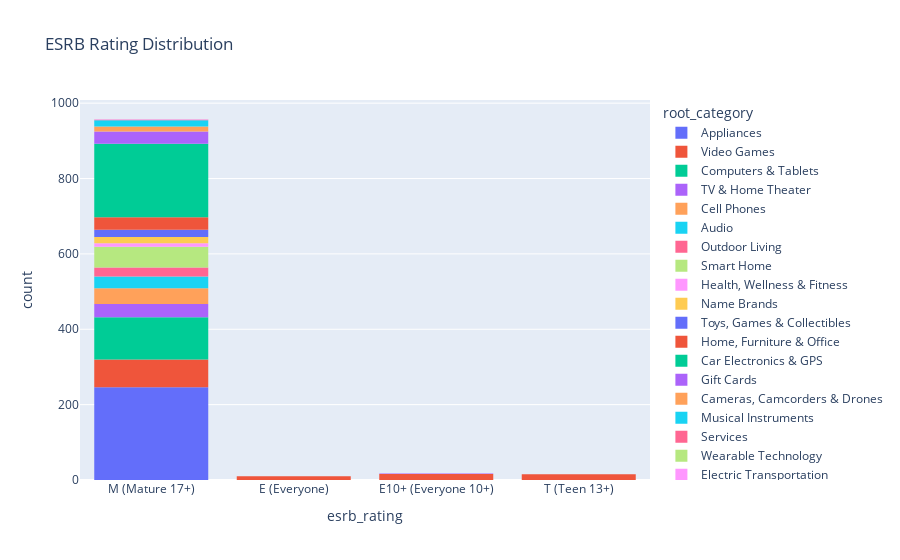

Source (notebook cell):
### Code cell
# Visualization of ESRB Rating Distribution
fig = px.histogram(df, x='esrb_rating', title='ESRB Rating Distribution',color='root_category')
fig.show()

### Figure 1 — Plotly figure (JSON) as saved in the notebook; plotly's stock layout.template omitted (floating-point values rounded to 4 significant figures; data arrays with more than 128 entries replaced by an {"elided": "..."} marker saying what was removed)
{"data": [{"bingroup": "x", "hovertemplate": "root_category=Appliances<br>esrb_rating=%{x}<br>count=%{y}<extra></extra>", "legendgroup": "Appliances", "marker": {"color": "#636efa", "pattern": {"shape": ""}}, "name": "Appliances", "orientation": "v", "showlegend": true, "type": "histogram", "x": {"elided": "246 str values"}, "xaxis": "x", "yaxis": "y"}, {"bingroup": "x", "hovertemplate": "root_category=Video Games<br>esrb_rating=%{x}<br>count=%{y}<extra></extra>", "legendgroup": "Video Games", "marker": {"color": "#EF553B", "pattern": {"shape": ""}}, "name": "Video Games", "orientation": "v", "showlegend": true, "type": "histogram", "x": ["E (Everyone)", "M (Mature 17+)", "E10+ (Everyone 10+)", "T (Teen 13+)", "M (Mature 17+)", "E (Everyone)", "M (Mature 17+)", "T (Teen 13+)", "E10+ (Everyone 10+)", "E10+ (Everyone 10+)", "E (Everyone)", "E10+ (Everyone 10+)", "T (Teen 13+)", "M (Mature 17+)", "T (Teen 13+)", "E10+ (Everyone 10+)", "M (Mature 17+)", "E10+ (Everyone 10+)", "M (Mature 17+)", "M (Mature 17+)", "M (Mature 17+)", "M (Mature 17+)", "M (Mature 17+)", "M (Mature 17+)", "M (Mature 17+)", "M (Mature 17+)", "E10+ (Everyone 10+)", "M (Mature 17+)", "M (Mature 17+)", "M (Mature 17+)", "E10+ (Everyone 10+)", "E10+ (Everyone 10+)", "E10+ (Everyone 10+)", "E (Everyone)", "E (Everyone)", "M (Mature 17+)", "T (Teen 13+)", "M (Mature 17+)", "M (Mature 17+)", "M (Mature 17+)", "E10+ (Everyone 10+)", "E10+ (Everyone 10+)", "M (Mature 17+)", "M (Mature 17+)", "M (Mature 17+)", "M (Mature 17+)", "M (Mature 17+)", "M (Mature 17+)", "M (Mature 17+)", "M (Mature 17+)", "M (Mature 17+)", "M (Mature 17+)", "M (Mature 17+)", "M (Mature 17+)", "M (Mature 17+)", "M (Mature 17+)", "E10+ (Everyone 10+)", "E10+ (Everyone 10+)", "E (Everyone)", "M (Mature 17+)", "M (Mature 17+)", "E (Everyone)", "M (Mature 17+)", "M (Mature 17+)", "M (Mature 17+)", "M (Mature 17+)", "M (Mature 17+)", "M (Mature 17+)", "E10+ (Everyone 10+)", "T (Teen 13+)", "T (Teen 13+)", "E (Everyone)", "E (Everyone)", "E10+ (Everyone 10+)", "M (Mature 17+)", "M (Mature 17+)", "M (Mature 17+)", "M (Mature 17+)", "M (Mature 17+)", "M (Mature 17+)", "M (Mature 17+)", "M (Mature 17+)", "T (Teen 13+)", "M (Mature 17+)", "M (Mature 17+)", "M (Mature 17+)", "M (Mature 17+)", "M (Mature 17+)", "T (Teen 13+)", "M (Mature 17+)", "M (Mature 17+)", "M (Mature 17+)", "M (Mature 17+)", "E (Everyone)", "M (Mature 17+)", "M (Mature 17+)", "M (Mature 17+)", "M (Mature 17+)", "T (Teen 13+)", "T (Teen 13+)", "T (Teen 13+)", "M (Mature 17+)", "T (Teen 13+)", "T (Teen 13+)", "T (Teen 13+)", "M (Mature 17+)", "M (Mature 17+)", "M (Mature 17+)", "M (Mature 17+)", "M (Mature 17+)", "M (Mature 17+)", "M (Mature 17+)", "M (Mature 17+)", "M (Mature 17+)", "M (Mature 17+)"], "xaxis": "x", "yaxis": "y"}, {"bingroup": "x", "hovertemplate": "root_category=Computers & Tablets<br>esrb_rating=%{x}<br>count=%{y}<extra></extra>", "legendgroup": "Computers & Tablets", "marker": {"color": "#00cc96", "pattern": {"shape": ""}}, "name": "Computers & Tablets", "orientation": "v", "showlegend": true, "type": "histogram", "x": ["M (Mature 17+)", "M (Mature 17+)", "M (Mature 17+)", "M (Mature 17+)", "M (Mature 17+)", "M (Mature 17+)", "M (Mature 17+)", "M (Mature 17+)", "M (Mature 17+)", "M (Mature 17+)", "M (Mature 17+)", "M (Mature 17+)", "M (Mature 17+)", "M (Mature 17+)", "M (Mature 17+)", "M (Mature 17+)", "M (Mature 17+)", "M (Mature 17+)", "M (Mature 17+)", "M (Mature 17+)", "M (Mature 17+)", "M (Mature 17+)", "M (Mature 17+)", "M (Mature 17+)", "M (Mature 17+)", "M (Mature 17+)", "M (Mature 17+)", "M (Mature 17+)", "M (Mature 17+)", "M (Mature 17+)", "M (Mature 17+)", "M (Mature 17+)", "M (Mature 17+)", "M (Mature 17+)", "M (Mature 17+)", "M (Mature 17+)", "M (Mature 17+)", "M (Mature 17+)", "M (Mature 17+)", "M (Mature 17+)", "M (Mature 17+)", "M (Mature 17+)", "M (Mature 17+)", "M (Mature 17+)", "M (Mature 17+)", "M (Mature 17+)", "M (Mature 17+)", "M (Mature 17+)", "M (Mature 17+)", "M (Mature 17+)", "M (Mature 17+)", "M (Mature 17+)", "M (Mature 17+)", "M (Mature 17+)", "M (Mature 17+)", "M (Mature 17+)", "M (Mature 17+)", "M (Mature 17+)", "M (Mature 17+)", "M (Mature 17+)", "M (Mature 17+)", "M (Mature 17+)", "M (Mature 17+)", "M (Mature 17+)", "M (Mature 17+)", "M (Mature 17+)", "M (Mature 17+)", "M (Mature 17+)", "M (Mature 17+)", "M (Mature 17+)", "M (Mature 17+)", "M (Mature 17+)", "M (Mature 17+)", "M (Mature 17+)", "M (Mature 17+)", "M (Mature 17+)", "M (Mature 17+)", "M (Mature 17+)", "M (Mature 17+)", "M (Mature 17+)", "M (Mature 17+)", "M (Mature 17+)", "M (Mature 17+)", "M (Mature 17+)", "M (Mature 17+)", "M (Mature 17+)", "M (Mature 17+)", "M (Mature 17+)", "M (Mature 17+)", "M (Mature 17+)", "M (Mature 17+)", "M (Mature 17+)", "M (Mature 17+)", "M (Mature 17+)", "M (Mature 17+)", "M (Mature 17+)", "M (Mature 17+)", "M (Mature 17+)", "M (Mature 17+)", "M (Mature 17+)", "M (Mature 17+)", "M (Mature 17+)", "M (Mature 17+)", "M (Mature 17+)", "M (Mature 17+)", "M (Mature 17+)", "M (Mature 17+)", "M (Mature 17+)", "M (Mature 17+)", "M (Mature 17+)", "M (Mature 17+)", "M (Mature 17+)"], "xaxis": "x", "yaxis": "y"}, {"bingroup": "x", "hovertemplate": "root_category=TV & Home Theater<br>esrb_rating=%{x}<br>count=%{y}<extra></extra>", "legendgroup": "TV & Home Theater", "marker": {"color": "#ab63fa", "pattern": {"shape": ""}}, "name": "TV & Home Theater", "orientation": "v", "showlegend": true, "type": "histogram", "x": ["M (Mature 17+)", "M (Mature 17+)", "M (Mature 17+)", "M (Mature 17+)", "M (Mature 17+)", "M (Mature 17+)", "M (Mature 17+)", "M (Mature 17+)", "M (Mature 17+)", "M (Mature 17+)", "M (Mature 17+)", "M (Mature 17+)", "M (Mature 17+)", "M (Mature 17+)", "M (Mature 17+)", "M (Mature 17+)", "M (Mature 17+)", "M (Mature 17+)", "M (Mature 17+)", "M (Mature 17+)", "M (Mature 17+)", "M (Mature 17+)", "M (Mature 17+)", "M (Mature 17+)", "M (Mature 17+)", "M (Mature 17+)", "M (Mature 17+)", "M (Mature 17+)", "M (Mature 17+)", "M (Mature 17+)", "M (Mature 17+)", "M (Mature 17+)", "M (Mature 17+)", "M (Mature 17+)", "M (Mature 17+)"], "xaxis": "x", "yaxis": "y"}, {"bingroup": "x", "hovertemplate": "root_category=Cell Phones<br>esrb_rating=%{x}<br>count=%{y}<extra></extra>", "legendgroup": "Cell Phones", "marker": {"color": "#FFA15A", "pattern": {"shape": ""}}, "name": "Cell Phones", "orientation": "v", "showlegend": true, "type": "histogram", "x": ["M (Mature 17+)", "M (Mature 17+)", "M (Mature 17+)", "M (Mature 17+)", "M (Mature 17+)", "M (Mature 17+)", "M (Mature 17+)", "M (Mature 17+)", "M (Mature 17+)", "M (Mature 17+)", "M (Mature 17+)", "M (Mature 17+)", "M (Mature 17+)", "M (Mature 17+)", "M (Mature 17+)", "M (Mature 17+)", "M (Mature 17+)", "M (Mature 17+)", "M (Mature 17+)", "M (Mature 17+)", "M (Mature 17+)", "M (Mature 17+)", "M (Mature 17+)", "M (Mature 17+)", "M (Mature 17+)", "M (Mature 17+)", "M (Mature 17+)", "M (Mature 17+)", "M (Mature 17+)", "M (Mature 17+)", "M (Mature 17+)", "M (Mature 17+)", "M (Mature 17+)", "M (Mature 17+)", "M (Mature 17+)", "M (Mature 17+)", "M (Mature 17+)", "M (Mature 17+)", "M (Mature 17+)", "M (Mature 17+)", "M (Mature 17+)", "M (Mature 17+)"], "xaxis": "x", "yaxis": "y"}, {"bingroup": "x", "hovertemplate": "root_category=Audio<br>esrb_rating=%{x}<br>count=%{y}<extra></extra>", "legendgroup": "Audio", "marker": {"color": "#19d3f3", "pattern": {"shape": ""}}, "name": "Audio", "orientation": "v", "showlegend": true, "type": "histogram", "x": ["M (Mature 17+)", "M (Mature 17+)", "M (Mature 17+)", "M (Mature 17+)", "M (Mature 17+)", "M (Mature 17+)", "M (Mature 17+)", "M (Mature 17+)", "M (Mature 17+)", "M (Mature 17+)", "M (Mature 17+)", "M (Mature 17+)", "M (Mature 17+)", "M (Mature 17+)", "M (Mature 17+)", "M (Mature 17+)", "M (Mature 17+)", "M (Mature 17+)", "M (Mature 17+)", "M (Mature 17+)", "M (Mature 17+)", "M (Mature 17+)", "M (Mature 17+)", "M (Mature 17+)", "M (Mature 17+)", "M (Mature 17+)", "M (Mature 17+)", "M (Mature 17+)", "M (Mature 17+)", "M (Mature 17+)", "M (Mature 17+)"], "xaxis": "x", "yaxis": "y"}, {"bingroup": "x", "hovertemplate": "root_category=Outdoor Living<br>esrb_rating=%{x}<br>count=%{y}<extra></extra>", "legendgroup": "Outdoor Living", "marker": {"color": "#FF6692", "pattern": {"shape": ""}}, "name": "Outdoor Living", "orientation": "v", "showlegend": true, "type": "histogram", "x": ["M (Mature 17+)", "M (Mature 17+)", "M (Mature 17+)", "M (Mature 17+)", "M (Mature 17+)", "M (Mature 17+)", "M (Mature 17+)", "M (Mature 17+)", "M (Mature 17+)", "M (Mature 17+)", "M (Mature 17+)", "M (Mature 17+)", "M (Mature 17+)", "M (Mature 17+)", "M (Mature 17+)", "M (Mature 17+)", "M (Mature 17+)", "M (Mature 17+)", "M (Mature 17+)", "M (Mature 17+)", "M (Mature 17+)", "M (Mature 17+)", "M (Mature 17+)", "M (Mature 17+)"], "xaxis": "x", "yaxis": "y"}, {"bingroup": "x", "hovertemplate": "root_category=Smart Home<br>esrb_rating=%{x}<br>count=%{y}<extra></extra>", "legendgroup": "Smart Home", "marker": {"color": "#B6E880", "pattern": {"shape": ""}}, "name": "Smart Home", "orientation": "v", "showlegend": true, "type": "histogram", "x": ["M (Mature 17+)", "M (Mature 17+)", "M (Mature 17+)", "M (Mature 17+)", "M (Mature 17+)", "M (Mature 17+)", "M (Mature 17+)", "M (Mature 17+)", "M (Mature 17+)", "M (Mature 17+)", "M (Mature 17+)", "M (Mature 17+)", "M (Mature 17+)", "M (Mature 17+)", "M (Mature 17+)", "M (Mature 17+)", "M (Mature 17+)", "M (Mature 17+)", "M (Mature 17+)", "M (Mature 17+)", "M (Mature 17+)", "M (Mature 17+)", "M (Mature 17+)", "M (Mature 17+)", "M (Mature 17+)", "M (Mature 17+)", "M (Mature 17+)", "M (Mature 17+)", "M (Mature 17+)", "M (Mature 17+)", "M (Mature 17+)", "M (Mature 17+)", "M (Mature 17+)", "M (Mature 17+)", "M (Mature 17+)", "M (Mature 17+)", "M (Mature 17+)", "M (Mature 17+)", "M (Mature 17+)", "M (Mature 17+)", "M (Mature 17+)", "M (Mature 17+)", "M (Mature 17+)", "M (Mature 17+)", "M (Mature 17+)", "M (Mature 17+)", "M (Mature 17+)", "M (Mature 17+)", "M (Mature 17+)", "M (Mature 17+)", "M (Mature 17+)", "M (Mature 17+)", "M (Mature 17+)", "M (Mature 17+)", "M (Mature 17+)"], "xaxis": "x", "yaxis": "y"}, {"bingroup": "x", "hovertemplate": "root_category=Health, Wellness & Fitness<br>esrb_rating=%{x}<br>count=%{y}<extra></extra>", "legendgroup": "Health, Wellness & Fitness", "marker": {"color": "#FF97FF", "pattern": {"shape": ""}}, "name": "Health, Wellness & Fitness", "orientation": "v", "showlegend": true, "type": "histogram", "x": ["M (Mature 17+)", "M (Mature 17+)", "M (Mature 17+)", "M (Mature 17+)", "M (Mature 17+)", "M (Mature 17+)", "M (Mature 17+)", "M (Mature 17+)", "M (Mature 17+)"], "xaxis": "x", "yaxis": "y"}, {"bingroup": "x", "hovertemplate": "root_category=Name Brands<br>esrb_rating=%{x}<br>count=%{y}<extra></extra>", "legendgroup": "Name Brands", "marker": {"color": "#FECB52", "pattern": {"shape": ""}}, "name": "Name Brands", "orientation": "v", "showlegend": true, "type": "histogram", "x": ["M (Mature 17+)", "M (Mature 17+)", "M (Mature 17+)", "M (Mature 17+)", "M (Mature 17+)", "M (Mature 17+)", "M (Mature 17+)", "M (Mature 17+)", "M (Mature 17+)", "M (Mature 17+)", "M (Mature 17+)", "M (Mature 17+)", "M (Mature 17+)", "M (Mature 17+)", "M (Mature 17+)", "M (Mature 17+)", "M (Mature 17+)"], "xaxis": "x", "yaxis": "y"}, {"bingroup": "x", "hovertemplate": "root_category=Toys, Games & Collectibles<br>esrb_rating=%{x}<br>count=%{y}<extra></extra>", "legendgroup": "Toys, Games & Collectibles", "marker": {"color": "#636efa", "pattern": {"shape": ""}}, "name": "Toys, Games & Collectibles", "orientation": "v", "showlegend": true, "type": "histogram", "x": ["M (Mature 17+)", "M (Mature 17+)", "M (Mature 17+)", "M (Mature 17+)", "M (Mature 17+)", "M (Mature 17+)", "M (Mature 17+)", "M (Mature 17+)", "M (Mature 17+)", "M (Mature 17+)", "M (Mature 17+)", "M (Mature 17+)", "M (Mature 17+)", "M (Mature 17+)", "M (Mature 17+)", "M (Mature 17+)", "M (Mature 17+)", "M (Mature 17+)", "M (Mature 17+)"], "xaxis": "x", "yaxis": "y"}, {"bingroup": "x", "hovertemplate": "root_category=Home, Furniture & Office<br>esrb_rating=%{x}<br>count=%{y}<extra></extra>", "legendgroup": "Home, Furniture & Office", "marker": {"color": "#EF553B", "pattern": {"shape": ""}}, "name": "Home, Furniture & Office", "orientation": "v", "showlegend": true, "type": "histogram", "x": ["M (Mature 17+)", "M (Mature 17+)", "M (Mature 17+)", "M (Mature 17+)", "M (Mature 17+)", "M (Mature 17+)", "M (Mature 17+)", "M (Mature 17+)", "M (Mature 17+)", "M (Mature 17+)", "M (Mature 17+)", "M (Mature 17+)", "M (Mature 17+)", "M (Mature 17+)", "M (Mature 17+)", "M (Mature 17+)", "M (Mature 17+)", "M (Mature 17+)", "M (Mature 17+)", "M (Mature 17+)", "M (Mature 17+)", "M (Mature 17+)", "M (Mature 17+)", "M (Mature 17+)", "M (Mature 17+)", "M (Mature 17+)", "M (Mature 17+)", "M (Mature 17+)", "M (Mature 17+)", "M (Mature 17+)", "M (Mature 17+)", "M (Mature 17+)", "M (Mature 17+)"], "xaxis": "x", "yaxis": "y"}, {"bingroup": "x", "hovertemplate": "root_category=Car Electronics & GPS<br>esrb_rating=%{x}<br>count=%{y}<extra></extra>", "legendgroup": "Car Electronics & GPS", "marker": {"color": "#00cc96", "pattern": {"shape": ""}}, "name": "Car Electronics & GPS", "orientation": "v", "showlegend": true, "type": "histogram", "x": {"elided": "195 str values"}, "xaxis": "x", "yaxis": "y"}, {"bingroup": "x", "hovertemplate": "root_category=Gift Cards<br>esrb_rating=%{x}<br>count=%{y}<extra></extra>", "legendgroup": "Gift Cards", "marker": {"color": "#ab63fa", "pattern": {"shape": ""}}, "name": "Gift Cards", "orientation": "v", "showlegend": true, "type": "histogram", "x": ["M (Mature 17+)", "M (Mature 17+)", "M (Mature 17+)", "M (Mature 17+)", "M (Mature 17+)", "M (Mature 17+)", "M (Mature 17+)", "M (Mature 17+)", "M (Mature 17+)", "M (Mature 17+)", "M (Mature 17+)", "M (Mature 17+)", "M (Mature 17+)", "M (Mature 17+)", "M (Mature 17+)", "M (Mature 17+)", "M (Mature 17+)", "M (Mature 17+)", "M (Mature 17+)", "M (Mature 17+)", "E10+ (Everyone 10+)", "M (Mature 17+)", "M (Mature 17+)", "M (Mature 17+)", "M (Mature 17+)", "M (Mature 17+)", "M (Mature 17+)", "M (Mature 17+)", "M (Mature 17+)", "M (Mature 17+)", "M (Mature 17+)", "M (Mature 17+)", "M (Mature 17+)", "M (Mature 17+)"], "xaxis": "x", "yaxis": "y"}, {"bingroup": "x", "hovertemplate": "root_category=Cameras, Camcorders & Drones<br>esrb_rating=%{x}<br>count=%{y}<extra></extra>", "legendgroup": "Cameras, Camcorders & Drones", "marker": {"color": "#FFA15A", "pattern": {"shape": ""}}, "name": "Cameras, Camcorders & Drones", "orientation": "v", "showlegend": true, "type": "histogram", "x": ["M (Mature 17+)", "M (Mature 17+)", "M (Mature 17+)", "M (Mature 17+)", "M (Mature 17+)", "M (Mature 17+)", "M (Mature 17+)", "M (Mature 17+)", "M (Mature 17+)", "M (Mature 17+)", "M (Mature 17+)", "M (Mature 17+)", "M (Mature 17+)"], "xaxis": "x", "yaxis": "y"}, {"bingroup": "x", "hovertemplate": "root_category=Musical Instruments<br>esrb_rating=%{x}<br>count=%{y}<extra></extra>", "legendgroup": "Musical Instruments", "marker": {"color": "#19d3f3", "pattern": {"shape": ""}}, "name": "Musical Instruments", "orientation": "v", "showlegend": true, "type": "histogram", "x": ["M (Mature 17+)", "M (Mature 17+)", "M (Mature 17+)", "M (Mature 17+)", "M (Mature 17+)", "M (Mature 17+)", "M (Mature 17+)", "M (Mature 17+)", "M (Mature 17+)", "M (Mature 17+)", "M (Mature 17+)", "M (Mature 17+)", "M (Mature 17+)", "M (Mature 17+)", "M (Mature 17+)", "M (Mature 17+)", "M (Mature 17+)"], "xaxis": "x", "yaxis": "y"}, {"bingroup": "x", "hovertemplate": "root_category=Services<br>esrb_rating=%{x}<br>count=%{y}<extra></extra>", "legendgroup": "Services", "marker": {"color": "#FF6692", "pattern": {"shape": ""}}, "name": "Services", "orientation": "v", "showlegend": true, "type": "histogram", "x": ["M (Mature 17+)"], "xaxis": "x", "yaxis": "y"}, {"bingroup": "x", "hovertemplate": "root_category=Wearable Technology<br>esrb_rating=%{x}<br>count=%{y}<extra></extra>", "legendgroup": "Wearable Technology", "marker": {"color": "#B6E880", "pattern": {"shape": ""}}, "name": "Wearable Technology", "orientation": "v", "showlegend": true, "type": "histogram", "x": ["M (Mature 17+)"], "xaxis": "x", "yaxis": "y"}, {"bingroup": "x", "hovertemplate": "root_category=Electric Transportation<br>esrb_rating=%{x}<br>count=%{y}<extra></extra>", "legendgroup": "Electric Transportation", "marker": {"color": "#FF97FF", "pattern": {"shape": ""}}, "name": "Electric Transportation", "orientation": "v", "showlegend": true, "type": "histogram", "x": ["M (Mature 17+)"], "xaxis": "x", "yaxis": "y"}], "layout": {"barmode": "relative", "legend": {"title": {"text": "root_category"}, "tracegroupgap": 0}, "title": {"text": "ESRB Rating Distribution"}, "xaxis": {"anchor": "y", "domain": [0, 1], "title": {"text": "esrb_rating"}}, "yaxis": {"anchor": "x", "domain": [0, 1], "title": {"text": "count"}}}}
